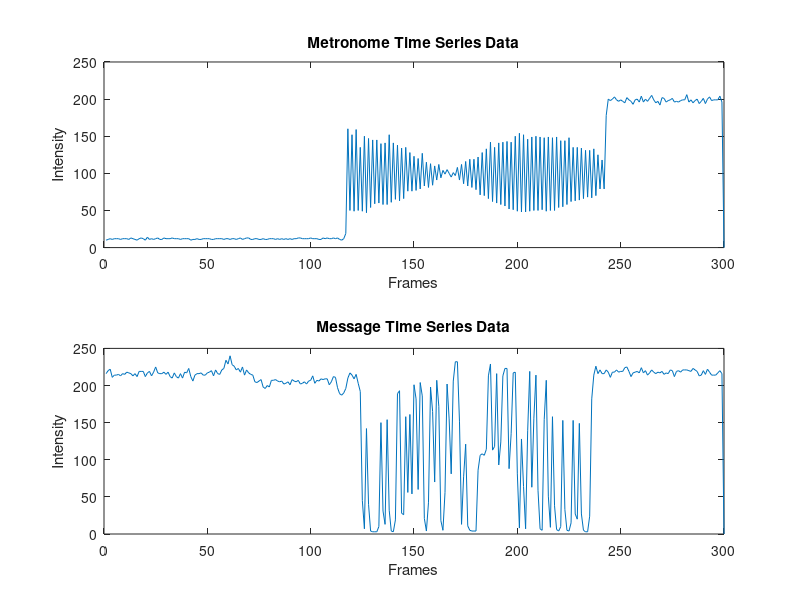
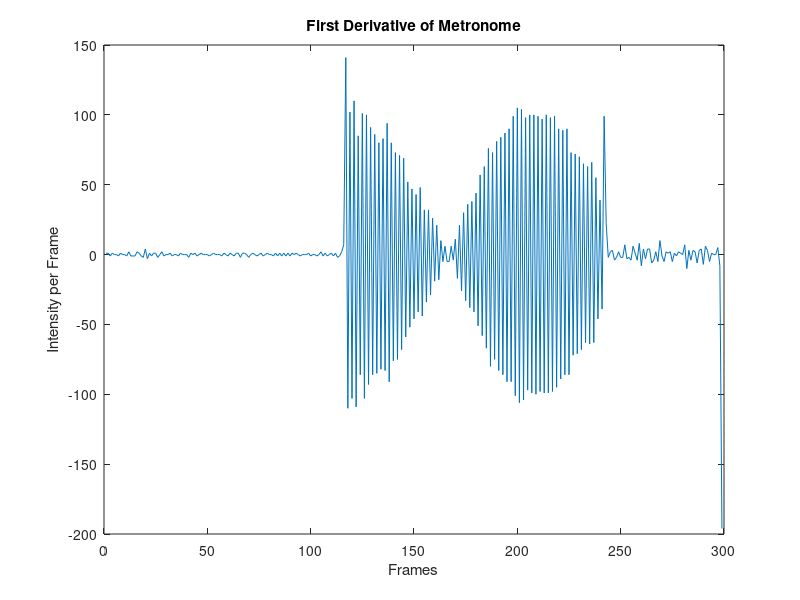

MATLAB code for these plots, in order: (Note: this script raises an error after producing the figures.)
clear all
close all

% camVid = VideoReader('bin4.mj2');
timeSeries = load('60HzMatchedKindaTimeSeries.mat');
metronomeData = timeSeries.ROItimeSeries(1,:,2);
messageData = timeSeries.ROItimeSeries(2,:,2);
numFrames = length(metronomeData);

framePlot = 1:numFrames;

figure;
subplot(2,1,1)
plot(framePlot, metronomeData)
title('Metronome Time Series Data')
xlabel('Frames')
ylabel('Intensity')

subplot(2,1,2)
plot(framePlot, messageData)
title('Message Time Series Data')
xlabel('Frames')
ylabel('Intensity')

% Filter out end of message
dMetronome = diff(metronomeData);

diff_plot = 1:length(dMetronome);
figure
plot(diff_plot, dMetronome)
title('First Derivative of Metronome')
xlabel('Frames')
ylabel('Intensity per Frame')

tolerance = 15;
upperThresh = 250;
lowerThresh = 0;

lowerBound = lowerThresh + tolerance;
upperBound = upperThresh + tolerance;
dataInRange =  (metronomeData <= upperBound);
startIndex = 1;
endIndex = length(metronomeData);

while startIndex <= length(metronomeData) && dataInRange(startIndex)
    startIndex = startIndex + 1; 
end

while endIndex >= 1 && dataInRange(endIndex)
    endIndex = endIndex - 1;
end

filtMet = metronomeData(startIndex:endIndex);
filtMessage = messageData(startIndex:endIndex);

thresh = 25;
[metPeaks, locs] = findpeaks(filtMet);
[msgPeaks, locus] = findpeaks(filtMessage, 'MinPeakHeight',thresh);

filt_plot = 1:length(filtMessage);
figure;
subplot(2,1,1)
plot(filt_plot, filtMet)
hold on
title('Filtered Metronome Time Series Data')
xlabel('Frames')
ylabel('Intensity')
plot(filt_plot(locs), metPeaks, 'rv')
hold off

subplot(2,1,2)
plot(filt_plot, filtMessage)
hold on
title('Filtered Message Time Series Data')
xlabel('Frames')
ylabel('Intensity')
plot(filt_plot(locus), msgPeaks, 'rv')
hold off

metFreq = length(metPeaks)/(length(metronomeData)/226);
metFramesperPeak = length(metronomeData)/(2*length(metPeaks));
metTs = 1/metFreq;
disp(metFreq)
disp(metFramesperPeak)
disp(metTs)

% shiftMsg = messageData - metronomeData;
% figure
% plot(filt_plot, shiftMsg)
% title('Message - Metronome')
% xlabel('Frames');
% ylabel('Intsneity with respect to Metronome Time')
readBits = [];
% readBits(locus) = 1;

shiftMsg = messageData - max(messageData)/2;
for i = 1:4:length(shiftMsg)
    if shiftMsg(i) > 0
        readBits = [readBits, 1];
    else
        readBits = [readBits, 0];
    end
end

bit_plot = 1:length(readBits);
figure
plot(bit_plot, readBits)
title('Unfiltered Interpreted Bits')
xlabel('Frames')
ylabel('Bit Value')

% for i = 1:length(readBits)
%     if readBits(i) == 1 && 
% end
% % Find approximate numFrames/bit
% count = 0;
% minFrames = inf;
% for i = 1:length(readBits)
%     if readBits(i) == 1
%         count = count+1;
%     else
%         if count > 0 && count < minFrames
%             minFrames = count;
%         else 
%             count = 0;
%         end
%     end
% end
% 
% if minFrames == inf
%     minFrames = 0;
% end
% 
% % Convert multiple frame vals to single bit val
% ones = 0;
% numZeros = 0;
% binaryCode = [];
% readBits = readBits(1:810);
% 
% for i = 1:length(readBits)
%     if readBits(i) == 1
%         ones = ones+1;
%     else
%         numZeros = numZeros+1;
%     end 
%     if ones == 5
%         binaryCode(end+1) = 1;
%         ones = 0;
%     elseif numZeros == 5
%         binaryCode(end+1) = 0;
%         numZeros = 0;
%     end
% end
% 
% Convert the Bits back to string
if mod(length(readBits),8) ~= 0
    remainder = mod(length(readBits), 8);
    binaryCode = readBits(1:length(readBits)-remainder);
end


numChars = length(binaryCode)/8;
disp(numChars)
chars = cell(numChars,1);

for i = 1:numChars
    curByte = binaryCode((i-1)*8+1:i*8);
    temp = 0;
    for j=1:length(curByte)
        temp = temp + curByte(j)*10^(length(curByte)-j);
    end
    chars{i} = char(string(temp));
end
curDecimal = bin2dec(chars);
curDecimal = curDecimal';

%disp(['The converted string is: ', char(chars)]);
disp(char(curDecimal))

%% Calculate BER

% inputMessage = [01110011 01110100 01100001 01110010 01110100 00100000 01001000 ...
%     01100101 01101100 01101100 01101111 00100000 01010111 01101111 01110010 ...
%     01101100 01100100 00100001 00100000 01100101 01101110 01100100];
% inputMessage  = reshape(inputMe
% figure
% plot(1:176, inputMessage)
% title('Input')
% 
% inputBinary = [];
% 
% for i = 1:length(inputMessage)
%     inputBinary = [inputBinary, binaryVec];
% end
% 
% % Now we compare inputBinary with binaryCode
% 
% % Ensure that the binaryCode has the same length as inputBinary
% minLength = min(length(inputBinary), length(binaryCode));
% binaryCode = binaryCode(1:minLength);
% inputBinary = inputBinary(1:minLength);
% 
% % Calculate the number of bit errors
% numErrors = sum(binaryCode ~= inputBinary);
% 
% % Calculate the bit error rate (BER)
% bitErrorRate = numErrors / minLength;
% 
% % Display the results
% disp(['Number of bit errors: ', num2str(numErrors)]);
% disp(['Total number of bits compared: ', num2str(minLength)]);
% disp(['Bit Error Rate (BER): ', num2str(bitErrorRate)]);
